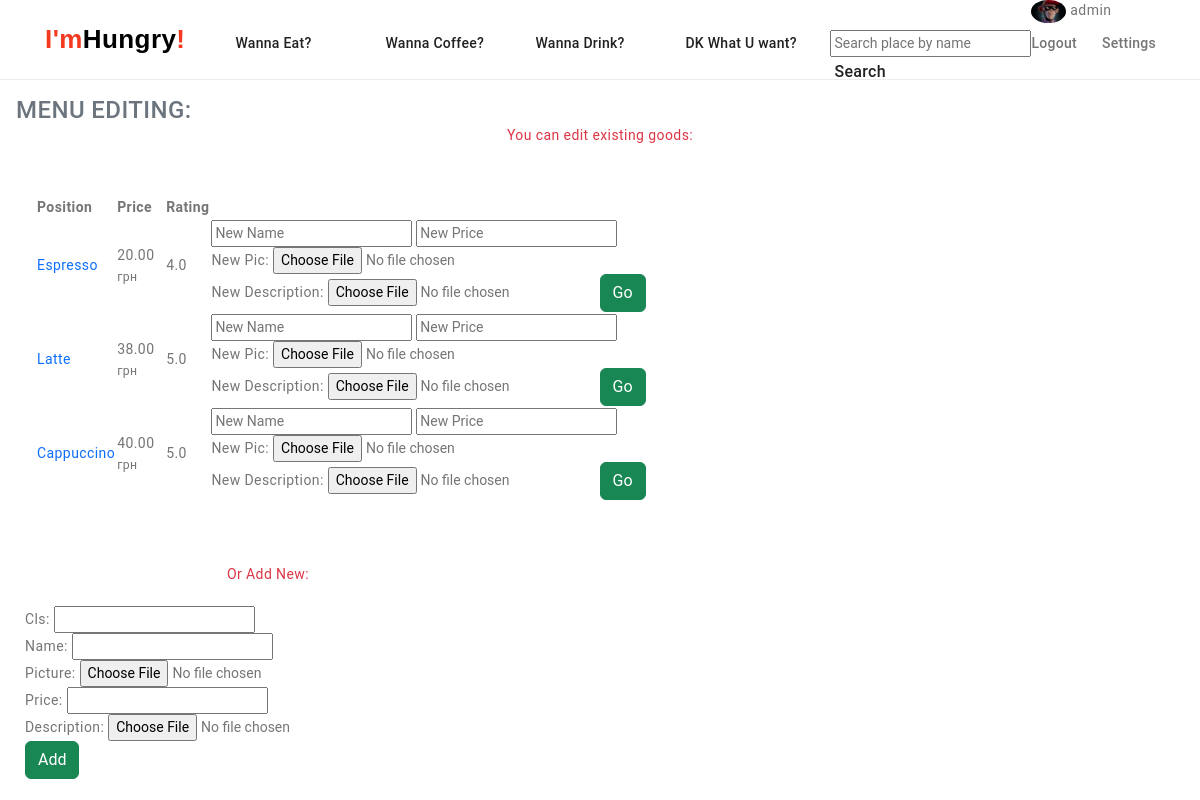
The page /hungry/place/menu/edit_page/2/ (signed in) on the database its author committed.
### hungry/models.py (models this page shows, shortened)
class UserAddon(models.Model):
    user = models.OneToOneField(User, on_delete=models.CASCADE, related_name='addon')
    avatar = models.ImageField(upload_to='avatars/', null=True, blank=True)
    address = map_fields.AddressField(max_length=200, null=True, blank=True)

class Good(models.Model):
    cls = models.CharField(max_length=128)
    name = models.CharField(max_length=256)
    picture = models.ImageField(upload_to='pics/')
    place = models.ForeignKey(Place, on_delete=models.CASCADE, related_name='goods')
    price = models.FloatField()
    rating = models.FloatField(default=0, null=True, blank=True)
    description = models.FileField(upload_to='desc/', null=True, blank=True)
    rated_by = models.ManyToManyField(User, related_name='rated', blank=True)
    def rating(self):
        ratings = self.ratings.all()
        if ratings:
            return sum(r.amount for r in ratings) / len(ratings)
        return 0.0

class Rate(models.Model):
    amount = models.IntegerField(null=True, blank=True)
    good = models.ForeignKey(Good, on_delete=models.CASCADE, related_name='ratings')
    user = models.ForeignKey(User, on_delete=models.CASCADE, related_name='ratings', null=True, blank=True)

### hungry/views.py (the view)
# urls.py: path('place/menu/edit_page/<int:place_id>/', views.menu_edit_page, name='menu-edit-page'),
def menu_edit_page(request, place_id):
    place = Place.objects.get(pk=place_id)
    form = GoodForm()
    context = {
        'place': place,
        'form': form,
    }
    return render(request, template_name='hungry/menu_editing.html', context=context)

### hungry/forms.py
class GoodForm(forms.ModelForm):
    class Meta:
        model = Good
        exclude = ('place', 'rating', 'rated_by')

### hungry/cors.py (called while the page is built)
    def __call__(self, request):
        response = self.get_response(request)
        response['Access-Control-Allow-Origin'] = '*'
        response['Access-Control-Allow-Headers'] = '*'
        return response

### hungry/templates/hungry/menu_editing.html (shortened to what this page needs)
{% extends 'hungry/base.html' %}
{% load static %}
    {% block content %}
    {% if user.is_authenticated %}
        <div class="row">
            <h4 class="text-secondary ms-3 mt-3">MENU EDITING:</h4>
            <p class="text-danger text-center">You can edit existing goods:</p>
            <table width="250" class="col-8 ms-5" style="margin-top:50px;">
                <tr>
                    <th>Position</th>
                    <th>Price</th>
                    <th>Rating</th>
                </tr>
                {% for good in place.goods.all %}
                <tr>
                    <td><a href="{% url 'hungry:good-detail' good.id %}" class="link menu-link">{{ good.name }}</a></td>
                    <td>{{ good.price|floatformat:2 }}<small> грн</small></td>
                    <td>{{ good.rating|floatformat:1 }}</td>
                    <td><form action="{% url 'hungry:menu-edit' place.id %}" method="post" enctype="multipart/form-data">
                        <input type="text" name="new_name" placeholder="New Name">
                        <input type="text" name="new_price" placeholder="New Price">
                        <label>New Pic: <input type="file" name="new_pic" value="New Pic"></label>
                        <label>New Description: <input type="file" name="new_desc"></label>
                        <input type="submit" value="Go" class="btn btn-success">
                    </form></td>
                </tr>
                {% endfor %}
            </table>
            </div>
<br><br><br>
            <div class="row">
                <div class="col-5" style="margin-left:25px;">
                    <p class="text-danger text-center">
                        Or Add New:
                    </p>
                    <br>
                    <form action="{% url 'hungry:menu-add' place.id %}" method="POST" enctype="multipart/form-data" class="p-20">
                        {{ form.as_p }}
                        <input type="submit" value="Add" class="btn btn-success">
                    </form>
                </div>
            </div>
        {% endif %}
    {% endblock %}

### hungry/templates/hungry/base.html (shortened to what this page needs)
<!DOCTYPE html>
{% load static %}
<html lang="en">
  <head>
    <link
      href="https://cdn.jsdelivr.net/npm/bootstrap@5.2.2/dist/css/bootstrap.min.css"
      rel="stylesheet"
    />
    <link rel="stylesheet" href="{% static 'hungry/css/style.css' %}" />
  </head>
  <body>
    <header class="site-header">
      <div class="container header-container">
        <nav class="site-nav">
          <a href="{% url 'hungry:index' %}" lang="en" class="logo"
            ><span>I'm</span>Hungry<span>!</span></a
          >
          <ul class="list header-list">
            <li class="item">
              <a href="{% url 'hungry:category-detail' 2 %}" class="link"
                >Wanna Eat?</a
              >
            </li>
            <li class="item">
              <a href="{% url 'hungry:category-detail' 1 %}" class="link"
                >Wanna Coffee?</a
              >
            </li>
            <li class="item">
              <a href="{% url 'hungry:category-detail' 3 %}" class="link"
                >Wanna Drink?</a
              >
            </li>
            <li class="item">
              <form action="{% url 'hungry:goods-filter' %}" method="post">
                <input
                  type="submit"
                  class="link"
                  value="DK What U want?"
                /><input type="hidden" name="random" value="random" />
              </form>
            </li>
          </ul>
          <form
            action="{% url 'hungry:goods-filter' %}"
            method="post"
            class="search_form"
          >
            <input
              type="text"
              name="match"
              placeholder="Search place by name"
            />
            <input
              type="submit"
              class="link search-btn btn h-100 px-1"
              value="Search"
            />
          </form>
        </nav>
        {% if user.is_authenticated %}
        <ul class="list contact-list">
          <div class="container-user">
            {% if user.addon.avatar %}
            <img
              src="{{ user.addon.avatar.url }}"
              class="img-fluid rounded-circle"
              width="35"
            />
            {% endif %}
            <th>{{ user }}</th>
          </div>
          <li class="item">
            <a href="{% url 'hungry:logout-user' %}" class="link contact"
              >Logout</a
            >
          </li>
          <li class="item">
            <a href="{% url 'hungry:user-settings' %}" class="link contact"
              >Settings</a
            >
          </li>
        </ul>
        {% endif %}
      </div>
    </header>
    {% block content %}{% endblock %}
  </body>
</html>

### hungry/static/hungry/css/style.css (style rules this page uses)
:root { --primary-text-color: #757575; --secondary-text-color: #212121; --accent-color: #f33a21; --primary-white-color: #ffffff; --primary-black-color: #000000; --footer-background-color: #2f303a; --footer-address-color: rgba(255, 255, 255, 0.6); --filter-background-color: #f5f4fa; --secondary-background-color: #f5f4fa; --transition-time: 250ms; --cubic-default: cubic-bezier(0.4, 0, 0.2, 1); }
body { font-family: "Roboto", "Helvetica Neue", "Tahoma", sans-serif; color: var(--primary-text-color); background-color: var(--primary-white-color); font-size: 14px; letter-spacing: 0.03em; }
.link { border: none; background: none; }
.list { list-style: none; margin-bottom: 0; margin-top: 0; }
h1, h2, h3, h4, h5, h6, p, ul { margin-bottom: 0; margin-top: 0; padding: 0; }
a { text-decoration: none; }
.container { margin: 0 auto; width: 1200px; padding: 0 15px; }
.site-header { border-bottom: 1px solid #ececec; height: 80px; }
.search_form { padding-left: 25px; }
.header-container { justify-content: space-between; }
.item .link { padding-left: 0; }
.header-container, .site-nav, .header-list, .contact-list { display: flex; align-items: baseline; height: 100%; }
.contact-list { margin-left: auto; }
.header-list .item + .item { margin-left: 30px; }
.contact-list .item + .item { margin-left: 25px; }
.logo { display: inline-block; padding-top: 24px; padding-bottom: 25px; font-family: "Raleway", sans-serif; font-weight: 700; font-size: 26px; line-height: 1.2; text-decoration: none; }
.logo > span { color: var(--accent-color); }
.logo { color: var(--primary-black-color); }
.header-list { height: 100%; align-items: center; margin-left: 50px; }
.header-list .item { position: relative; min-width: 120px; }
.site-nav .link { position: relative; font-weight: 500; line-height: 1.1; letter-spacing: 0.02em; color: var(--secondary-text-color); transition: color var(--transition-time) var(--cubic-default); }
.container-user { position: absolute; top: 0; left: 2; }
.site-header { align-content: center; }
.link.contact { align-content: center; display: inline-flex; font-weight: 500; line-height: 1.1; letter-spacing: 0.02em; color: var(--primary-text-color); transition: color var(--transition-time) var(--cubic-default); }

### rows shown on the page
Good: name "Espresso", price "20.00", rating "4.0"
Good: name "Latte", price "38.00", rating "5.0"
Good: name "Cappuccino", price "40.00", rating "5.0"

### other values the page prints
{{ user }} "admin"
